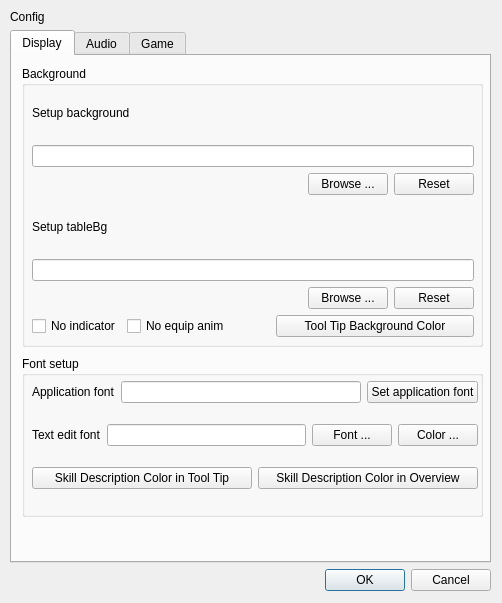
<?xml version="1.0" encoding="UTF-8"?>
<ui version="4.0">
 <class>ConfigDialog</class>
 <widget class="QDialog" name="ConfigDialog">
  <property name="windowModality">
   <enum>Qt::WindowModal</enum>
  </property>
  <property name="geometry">
   <rect>
    <x>0</x>
    <y>0</y>
    <width>502</width>
    <height>603</height>
   </rect>
  </property>
  <property name="sizePolicy">
   <sizepolicy hsizetype="Preferred" vsizetype="Minimum">
    <horstretch>0</horstretch>
    <verstretch>0</verstretch>
   </sizepolicy>
  </property>
  <property name="windowTitle">
   <string>Config dialog</string>
  </property>
  <property name="styleSheet">
   <string notr="true"/>
  </property>
  <widget class="QWidget" name="layoutWidget">
   <property name="geometry">
    <rect>
     <x>10</x>
     <y>10</y>
     <width>481</width>
     <height>581</height>
    </rect>
   </property>
   <layout class="QVBoxLayout" name="verticalLayout_14">
    <item>
     <widget class="QLabel" name="windowTitle">
      <property name="text">
       <string>Config</string>
      </property>
     </widget>
    </item>
    <item>
     <widget class="QTabWidget" name="tabWidget">
      <property name="currentIndex">
       <number>0</number>
      </property>
      <widget class="QWidget" name="displayTab">
       <attribute name="title">
        <string>Display</string>
       </attribute>
       <widget class="QGroupBox" name="bgGroupBox">
        <property name="geometry">
         <rect>
          <x>10</x>
          <y>10</y>
          <width>461</width>
          <height>281</height>
         </rect>
        </property>
        <property name="title">
         <string>Background</string>
        </property>
        <widget class="QWidget" name="layoutWidget1">
         <property name="geometry">
          <rect>
           <x>10</x>
           <y>20</y>
           <width>442</width>
           <height>251</height>
          </rect>
         </property>
         <layout class="QVBoxLayout" name="verticalLayout_10">
          <item>
           <layout class="QVBoxLayout" name="verticalLayout_2">
            <item>
             <layout class="QVBoxLayout" name="verticalLayout">
              <item>
               <widget class="QLabel" name="backgrounSetupLabel">
                <property name="text">
                 <string>Setup background</string>
                </property>
                <property name="buddy">
                 <cstring>bgPathLineEdit</cstring>
                </property>
               </widget>
              </item>
              <item>
               <widget class="QLineEdit" name="bgPathLineEdit">
                <property name="readOnly">
                 <bool>true</bool>
                </property>
               </widget>
              </item>
             </layout>
            </item>
            <item>
             <layout class="QHBoxLayout" name="horizontalLayout">
              <item>
               <spacer name="horizontalSpacer">
                <property name="orientation">
                 <enum>Qt::Horizontal</enum>
                </property>
                <property name="sizeHint" stdset="0">
                 <size>
                  <width>40</width>
                  <height>20</height>
                 </size>
                </property>
               </spacer>
              </item>
              <item>
               <widget class="QPushButton" name="browseBgButton">
                <property name="text">
                 <string>Browse ...</string>
                </property>
               </widget>
              </item>
              <item>
               <widget class="QPushButton" name="resetBgButton">
                <property name="text">
                 <string>Reset</string>
                </property>
               </widget>
              </item>
             </layout>
            </item>
           </layout>
          </item>
          <item>
           <layout class="QVBoxLayout" name="verticalLayout_3">
            <item>
             <layout class="QVBoxLayout" name="verticalLayout_4">
              <item>
               <widget class="QLabel" name="tableBgSetupLabel">
                <property name="text">
                 <string>Setup tableBg</string>
                </property>
                <property name="buddy">
                 <cstring>bgPathLineEdit</cstring>
                </property>
               </widget>
              </item>
              <item>
               <widget class="QLineEdit" name="tableBgPathLineEdit">
                <property name="readOnly">
                 <bool>true</bool>
                </property>
               </widget>
              </item>
             </layout>
            </item>
            <item>
             <layout class="QHBoxLayout" name="horizontalLayout_4">
              <item>
               <spacer name="tableBghorizontalSpacer">
                <property name="orientation">
                 <enum>Qt::Horizontal</enum>
                </property>
                <property name="sizeHint" stdset="0">
                 <size>
                  <width>40</width>
                  <height>20</height>
                 </size>
                </property>
               </spacer>
              </item>
              <item>
               <widget class="QPushButton" name="browseTableBgButton">
                <property name="text">
                 <string>Browse ...</string>
                </property>
               </widget>
              </item>
              <item>
               <widget class="QPushButton" name="resetTableBgButton">
                <property name="text">
                 <string>Reset</string>
                </property>
               </widget>
              </item>
             </layout>
            </item>
           </layout>
          </item>
          <item>
           <layout class="QHBoxLayout" name="horizontalLayout_11">
            <item>
             <widget class="QCheckBox" name="noIndicatorCheckBox">
              <property name="text">
               <string>No indicator</string>
              </property>
             </widget>
            </item>
            <item>
             <widget class="QCheckBox" name="noEquipAnimCheckBox">
              <property name="text">
               <string>No equip anim</string>
              </property>
             </widget>
            </item>
            <item>
             <spacer name="horizontalSpacer_4">
              <property name="orientation">
               <enum>Qt::Horizontal</enum>
              </property>
              <property name="sizeHint" stdset="0">
               <size>
                <width>40</width>
                <height>20</height>
               </size>
              </property>
             </spacer>
            </item>
            <item>
             <widget class="QPushButton" name="toolTipBackgroundColorButton">
              <property name="sizePolicy">
               <sizepolicy hsizetype="Preferred" vsizetype="Fixed">
                <horstretch>255</horstretch>
                <verstretch>0</verstretch>
               </sizepolicy>
              </property>
              <property name="text">
               <string>Tool Tip Background Color</string>
              </property>
             </widget>
            </item>
           </layout>
          </item>
         </layout>
        </widget>
       </widget>
       <widget class="QGroupBox" name="fontSetupGroupBox">
        <property name="geometry">
         <rect>
          <x>10</x>
          <y>300</y>
          <width>461</width>
          <height>161</height>
         </rect>
        </property>
        <property name="sizePolicy">
         <sizepolicy hsizetype="Preferred" vsizetype="Minimum">
          <horstretch>0</horstretch>
          <verstretch>0</verstretch>
         </sizepolicy>
        </property>
        <property name="title">
         <string>Font setup</string>
        </property>
        <widget class="QWidget" name="layoutWidget2">
         <property name="geometry">
          <rect>
           <x>10</x>
           <y>10</y>
           <width>446</width>
           <height>141</height>
          </rect>
         </property>
         <layout class="QVBoxLayout" name="verticalLayout_11">
          <item>
           <layout class="QHBoxLayout" name="horizontalLayout_9">
            <item>
             <widget class="QLabel" name="appFontLabel">
              <property name="text">
               <string>Application font</string>
              </property>
              <property name="buddy">
               <cstring>appFontLineEdit</cstring>
              </property>
             </widget>
            </item>
            <item>
             <widget class="QLineEdit" name="appFontLineEdit">
              <property name="enabled">
               <bool>true</bool>
              </property>
              <property name="readOnly">
               <bool>true</bool>
              </property>
             </widget>
            </item>
            <item>
             <widget class="QPushButton" name="changeAppFontButton">
              <property name="text">
               <string>Set application font</string>
              </property>
             </widget>
            </item>
           </layout>
          </item>
          <item>
           <layout class="QHBoxLayout" name="horizontalLayout_10">
            <item>
             <widget class="QLabel" name="textEditFontLabel">
              <property name="text">
               <string>Text edit font</string>
              </property>
              <property name="buddy">
               <cstring>textEditFontLineEdit</cstring>
              </property>
             </widget>
            </item>
            <item>
             <widget class="QLineEdit" name="textEditFontLineEdit">
              <property name="enabled">
               <bool>true</bool>
              </property>
              <property name="readOnly">
               <bool>true</bool>
              </property>
             </widget>
            </item>
            <item>
             <widget class="QPushButton" name="setTextEditFontButton">
              <property name="text">
               <string>Font ...</string>
              </property>
             </widget>
            </item>
            <item>
             <widget class="QPushButton" name="setTextEditColorButton">
              <property name="text">
               <string>Color ...</string>
              </property>
             </widget>
            </item>
           </layout>
          </item>
          <item>
           <layout class="QHBoxLayout" name="horizontalLayout_3">
            <item>
             <widget class="QPushButton" name="toolTipFontColorButton">
              <property name="sizePolicy">
               <sizepolicy hsizetype="Preferred" vsizetype="Fixed">
                <horstretch>0</horstretch>
                <verstretch>0</verstretch>
               </sizepolicy>
              </property>
              <property name="text">
               <string>Skill Description Color in Tool Tip</string>
              </property>
             </widget>
            </item>
            <item>
             <widget class="QPushButton" name="overviewFontColorButton">
              <property name="sizePolicy">
               <sizepolicy hsizetype="Preferred" vsizetype="Fixed">
                <horstretch>0</horstretch>
                <verstretch>0</verstretch>
               </sizepolicy>
              </property>
              <property name="text">
               <string>Skill Description Color in Overview</string>
              </property>
             </widget>
            </item>
           </layout>
          </item>
         </layout>
        </widget>
       </widget>
      </widget>
      <widget class="QWidget" name="audioTab">
       <attribute name="title">
        <string>Audio</string>
       </attribute>
       <widget class="QWidget" name="layoutWidget3">
        <property name="geometry">
         <rect>
          <x>10</x>
          <y>1</y>
          <width>451</width>
          <height>471</height>
         </rect>
        </property>
        <layout class="QVBoxLayout" name="verticalLayout_9">
         <item>
          <layout class="QVBoxLayout" name="verticalLayout_5">
           <item>
            <spacer name="verticalSpacer_4">
             <property name="orientation">
              <enum>Qt::Vertical</enum>
             </property>
             <property name="sizeHint" stdset="0">
              <size>
               <width>20</width>
               <height>40</height>
              </size>
             </property>
            </spacer>
           </item>
           <item>
            <widget class="QLabel" name="setupBgMusicLabel">
             <property name="text">
              <string>Setup background music</string>
             </property>
             <property name="buddy">
              <cstring>bgMusicPathLineEdit</cstring>
             </property>
            </widget>
           </item>
           <item>
            <widget class="QLineEdit" name="bgMusicPathLineEdit">
             <property name="readOnly">
              <bool>true</bool>
             </property>
            </widget>
           </item>
           <item>
            <layout class="QHBoxLayout" name="horizontalLayout_2">
             <item>
              <spacer>
               <property name="orientation">
                <enum>Qt::Horizontal</enum>
               </property>
               <property name="sizeHint" stdset="0">
                <size>
                 <width>40</width>
                 <height>20</height>
                </size>
               </property>
              </spacer>
             </item>
             <item>
              <widget class="QPushButton" name="browseBgMusicButton">
               <property name="text">
                <string>Browse ...</string>
               </property>
              </widget>
             </item>
             <item>
              <widget class="QPushButton" name="resetBgMusicButton">
               <property name="text">
                <string>Reset</string>
               </property>
              </widget>
             </item>
            </layout>
           </item>
          </layout>
         </item>
         <item>
          <spacer name="verticalSpacer_3">
           <property name="orientation">
            <enum>Qt::Vertical</enum>
           </property>
           <property name="sizeHint" stdset="0">
            <size>
             <width>20</width>
             <height>40</height>
            </size>
           </property>
          </spacer>
         </item>
         <item>
          <layout class="QVBoxLayout" name="verticalLayout_8">
           <item>
            <widget class="QCheckBox" name="enableEffectCheckBox">
             <property name="text">
              <string>Enable effects</string>
             </property>
             <property name="checked">
              <bool>true</bool>
             </property>
            </widget>
           </item>
           <item>
            <widget class="QCheckBox" name="enableLastWordCheckBox">
             <property name="text">
              <string>Enable last word</string>
             </property>
            </widget>
           </item>
           <item>
            <widget class="QCheckBox" name="enableBgMusicCheckBox">
             <property name="text">
              <string>Enable background music</string>
             </property>
             <property name="checked">
              <bool>true</bool>
             </property>
            </widget>
           </item>
          </layout>
         </item>
         <item>
          <spacer name="verticalSpacer_2">
           <property name="orientation">
            <enum>Qt::Vertical</enum>
           </property>
           <property name="sizeHint" stdset="0">
            <size>
             <width>20</width>
             <height>40</height>
            </size>
           </property>
          </spacer>
         </item>
         <item>
          <layout class="QHBoxLayout" name="horizontalLayout_5">
           <item>
            <widget class="QLabel" name="bgmVolumeLabel">
             <property name="text">
              <string>BGM    Volume</string>
             </property>
             <property name="buddy">
              <cstring>bgmVolumeSlider</cstring>
             </property>
            </widget>
           </item>
           <item>
            <widget class="QSlider" name="bgmVolumeSlider">
             <property name="maximum">
              <number>100</number>
             </property>
             <property name="value">
              <number>100</number>
             </property>
             <property name="orientation">
              <enum>Qt::Horizontal</enum>
             </property>
            </widget>
           </item>
          </layout>
         </item>
         <item>
          <layout class="QHBoxLayout" name="horizontalLayout_6">
           <item>
            <widget class="QLabel" name="effectVolumeLabel">
             <property name="text">
              <string>Effect Volume</string>
             </property>
             <property name="buddy">
              <cstring>bgmVolumeSlider</cstring>
             </property>
            </widget>
           </item>
           <item>
            <widget class="QSlider" name="effectVolumeSlider">
             <property name="maximum">
              <number>100</number>
             </property>
             <property name="value">
              <number>100</number>
             </property>
             <property name="orientation">
              <enum>Qt::Horizontal</enum>
             </property>
            </widget>
           </item>
          </layout>
         </item>
         <item>
          <spacer name="verticalSpacer">
           <property name="orientation">
            <enum>Qt::Vertical</enum>
           </property>
           <property name="sizeHint" stdset="0">
            <size>
             <width>20</width>
             <height>40</height>
            </size>
           </property>
          </spacer>
         </item>
        </layout>
       </widget>
      </widget>
      <widget class="QWidget" name="gameTab">
       <attribute name="title">
        <string>Game</string>
       </attribute>
       <widget class="QWidget" name="layoutWidget4">
        <property name="geometry">
         <rect>
          <x>11</x>
          <y>21</y>
          <width>461</width>
          <height>451</height>
         </rect>
        </property>
        <layout class="QVBoxLayout" name="verticalLayout_13">
         <item>
          <layout class="QVBoxLayout" name="verticalLayout_12">
           <item>
            <widget class="QCheckBox" name="neverNullifyMyTrickCheckBox">
             <property name="text">
              <string>Never nullify my single target trick</string>
             </property>
             <property name="checked">
              <bool>false</bool>
             </property>
            </widget>
           </item>
           <item>
            <widget class="QCheckBox" name="autoTargetCheckBox">
             <property name="enabled">
              <bool>true</bool>
             </property>
             <property name="text">
              <string>Enable auto target</string>
             </property>
             <property name="checked">
              <bool>false</bool>
             </property>
            </widget>
           </item>
           <item>
            <widget class="QCheckBox" name="intellectualSelectionCheckBox">
             <property name="enabled">
              <bool>true</bool>
             </property>
             <property name="text">
              <string>Enable intellectual selection</string>
             </property>
             <property name="checked">
              <bool>false</bool>
             </property>
            </widget>
           </item>
           <item>
            <widget class="QCheckBox" name="superDragCheckBox">
             <property name="text">
              <string>Enable super drag</string>
             </property>
            </widget>
           </item>
           <item>
            <widget class="QCheckBox" name="doubleClickCheckBox">
             <property name="enabled">
              <bool>true</bool>
             </property>
             <property name="text">
              <string>Enable double-click</string>
             </property>
             <property name="checked">
              <bool>false</bool>
             </property>
            </widget>
           </item>
           <item>
            <widget class="QCheckBox" name="autoPreshowCheckBox">
             <property name="text">
              <string>Enable auto preshow</string>
             </property>
            </widget>
           </item>
           <item>
            <widget class="QCheckBox" name="ignoreChangingSkinCheckBox">
             <property name="sizePolicy">
              <sizepolicy hsizetype="Preferred" vsizetype="Fixed">
               <horstretch>0</horstretch>
               <verstretch>0</verstretch>
              </sizepolicy>
             </property>
             <property name="text">
              <string>Ignore other's switches of skin</string>
             </property>
            </widget>
           </item>
          </layout>
         </item>
         <item>
          <layout class="QHBoxLayout" name="horizontalLayout_8">
           <item>
            <widget class="QLabel" name="bubbleChatBoxKeepLabel">
             <property name="sizePolicy">
              <sizepolicy hsizetype="Preferred" vsizetype="Fixed">
               <horstretch>0</horstretch>
               <verstretch>0</verstretch>
              </sizepolicy>
             </property>
             <property name="text">
              <string>Bubble chat boxes keep time</string>
             </property>
            </widget>
           </item>
           <item>
            <widget class="QSpinBox" name="bubbleChatBoxKeepSpinBox">
             <property name="sizePolicy">
              <sizepolicy hsizetype="Maximum" vsizetype="Fixed">
               <horstretch>0</horstretch>
               <verstretch>0</verstretch>
              </sizepolicy>
             </property>
             <property name="suffix">
              <string>second(s)</string>
             </property>
             <property name="minimum">
              <number>1</number>
             </property>
             <property name="maximum">
              <number>5</number>
             </property>
             <property name="value">
              <number>2</number>
             </property>
            </widget>
           </item>
          </layout>
         </item>
         <item>
          <widget class="QGroupBox" name="gameRecordGroupBox">
           <property name="sizePolicy">
            <sizepolicy hsizetype="Preferred" vsizetype="MinimumExpanding">
             <horstretch>0</horstretch>
             <verstretch>0</verstretch>
            </sizepolicy>
           </property>
           <property name="title">
            <string>Game Record</string>
           </property>
           <layout class="QVBoxLayout" name="verticalLayout_15">
            <item>
             <layout class="QGridLayout" name="gridLayout">
              <item row="0" column="0">
               <widget class="QCheckBox" name="enableAutoSaveCheckBox">
                <property name="sizePolicy">
                 <sizepolicy hsizetype="Minimum" vsizetype="Preferred">
                  <horstretch>0</horstretch>
                  <verstretch>0</verstretch>
                 </sizepolicy>
                </property>
                <property name="text">
                 <string>Enable Auto Save</string>
                </property>
                <property name="checkable">
                 <bool>true</bool>
                </property>
                <property name="checked">
                 <bool>false</bool>
                </property>
               </widget>
              </item>
              <item row="0" column="1">
               <widget class="QCheckBox" name="networkOnlyCheckBox">
                <property name="enabled">
                 <bool>false</bool>
                </property>
                <property name="sizePolicy">
                 <sizepolicy hsizetype="Minimum" vsizetype="Preferred">
                  <horstretch>0</horstretch>
                  <verstretch>0</verstretch>
                 </sizepolicy>
                </property>
                <property name="text">
                 <string>Network Game Only</string>
                </property>
                <property name="checkable">
                 <bool>true</bool>
                </property>
               </widget>
              </item>
              <item row="1" column="0" colspan="2">
               <layout class="QVBoxLayout" name="verticalLayout_6">
                <item>
                 <layout class="QVBoxLayout" name="verticalLayout_7">
                  <item>
                   <widget class="QLabel" name="recordPathSetupLabel">
                    <property name="enabled">
                     <bool>false</bool>
                    </property>
                    <property name="text">
                     <string>Setup Record Paths</string>
                    </property>
                   </widget>
                  </item>
                  <item>
                   <widget class="QLineEdit" name="recordPathSetupLineEdit">
                    <property name="enabled">
                     <bool>false</bool>
                    </property>
                   </widget>
                  </item>
                 </layout>
                </item>
                <item>
                 <layout class="QHBoxLayout" name="horizontalLayout_7">
                  <item>
                   <spacer name="horizontalSpacer_3">
                    <property name="orientation">
                     <enum>Qt::Horizontal</enum>
                    </property>
                    <property name="sizeHint" stdset="0">
                     <size>
                      <width>40</width>
                      <height>20</height>
                     </size>
                    </property>
                   </spacer>
                  </item>
                  <item>
                   <widget class="QPushButton" name="browseRecordPathButton">
                    <property name="enabled">
                     <bool>false</bool>
                    </property>
                    <property name="text">
                     <string>Browse ...</string>
                    </property>
                   </widget>
                  </item>
                  <item>
                   <widget class="QPushButton" name="resetRecordPathButton">
                    <property name="enabled">
                     <bool>false</bool>
                    </property>
                    <property name="text">
                     <string>Reset</string>
                    </property>
                   </widget>
                  </item>
                 </layout>
                </item>
               </layout>
              </item>
             </layout>
            </item>
           </layout>
          </widget>
         </item>
        </layout>
       </widget>
      </widget>
     </widget>
    </item>
    <item>
     <widget class="QDialogButtonBox" name="buttonBox">
      <property name="orientation">
       <enum>Qt::Horizontal</enum>
      </property>
      <property name="standardButtons">
       <set>QDialogButtonBox::Cancel|QDialogButtonBox::Ok</set>
      </property>
     </widget>
    </item>
   </layout>
  </widget>
 </widget>
 <resources/>
 <connections>
  <connection>
   <sender>buttonBox</sender>
   <signal>accepted()</signal>
   <receiver>ConfigDialog</receiver>
   <slot>accept()</slot>
   <hints>
    <hint type="sourcelabel">
     <x>248</x>
     <y>254</y>
    </hint>
    <hint type="destinationlabel">
     <x>157</x>
     <y>274</y>
    </hint>
   </hints>
  </connection>
  <connection>
   <sender>buttonBox</sender>
   <signal>rejected()</signal>
   <receiver>ConfigDialog</receiver>
   <slot>reject()</slot>
   <hints>
    <hint type="sourcelabel">
     <x>316</x>
     <y>260</y>
    </hint>
    <hint type="destinationlabel">
     <x>286</x>
     <y>274</y>
    </hint>
   </hints>
  </connection>
 </connections>
</ui>
